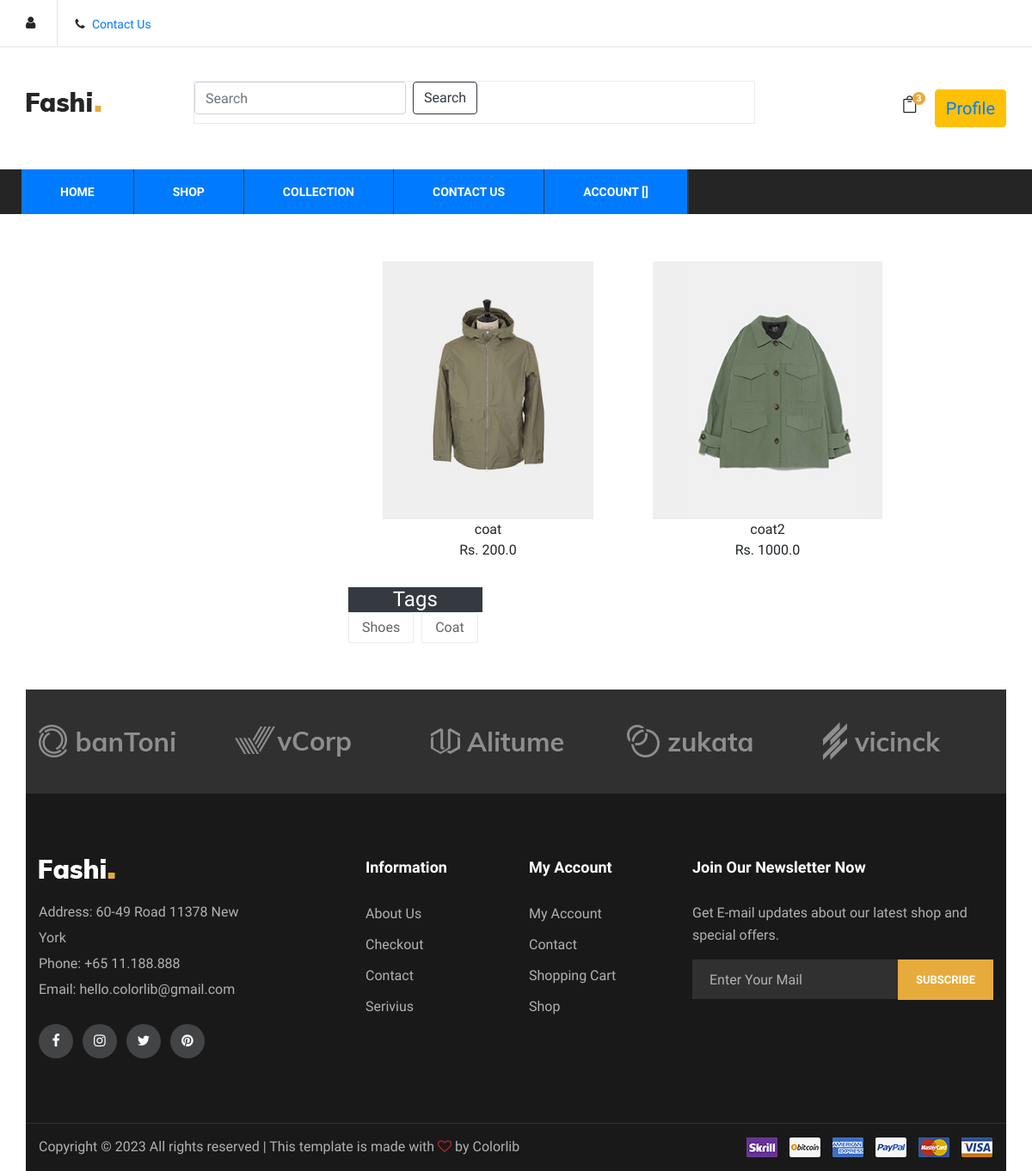
Screenshot of /coat/ with the database file from the repository.
### app/models.py (models this page shows, shortened)
class Product(models.Model):
    title = models.CharField(max_length =100)
    selling_price = models.FloatField()
    discounted_price = models.FloatField()
    brand = models.CharField(max_length = 50)
    category = models.CharField(choices=CATEGORY_CHOICES , max_length=2)
    description = models.TextField()
    product_images = models.ImageField(upload_to = 'productimg/')

### app/views.py (the view)
# urls.py: path('coat/' , views.coat, name= "coat"),
def coat(request):
    coat = Product.objects.filter(category='C')
    return render(request, 'app/coat.html', {'coat': coat})

### app/templates/app/coat.html (shortened to what this page needs)
{% extends 'app/base.html' %}
{% load static %}
{% block main-content %}
<div class="container my-5">
    <div class="row">
        <div class="col-sm-3">
        </div>
        <div class="col-sm-8 offset-sm-1">
            <div class="row">
                {% for product in coat %}
                <div class="col-sm-5 text-center mb-4">
                    <a href="{% url 'product' product.id %}" class="btn">
                        <div class="item">
                            <img src="{{product.product_images.url}}" alt="" height="300" class="">
                            <div class="fw-bold"> {{product.title}}</div>
                            <div class="fw-bold">Rs. {{product.discounted_price}}
                            </div>
                        </div>
                    </a>
                </div>
                {% endfor %}
                <div class="filter-widget">
                    <h4 class = 'text-center btn-dark'>Tags</h4>
                    <div class="fw-tags">
                        <a href="{% url 'shoes' %}">Shoes</a>
                        <a href="{% url 'coat' %}">Coat</a>
                    </div>
            </div>
        </div>
    </div>
</div>
{% endblock main-content %}

### app/static/app/css/style.css (style rules this page uses)
html, body { height: 100%; font-family: "Muli", sans-serif; -webkit-font-smoothing: antialiased; font-smoothing: antialiased; }
h1, h2, h3, h4, h5, h6 { margin: 0; color: #111111; font-weight: 400; font-family: "Muli", sans-serif; }
h4 { font-size: 24px; }
img { max-width: 100%; }
.filter-widget { margin-bottom: 45px; }
.filter-widget .fw-tags a { display: inline-block; font-size: 16px; color: #636363; padding: 5px 15px; border: 1px solid #ebebeb; margin-right: 5px; margin-bottom: 9px; border-radius: 2px; }
@media only screen and (min-width: 1200px) { .container { max-width: 1170px; } }

### rows the page displays
Product: product_images (picture), title "coat", discounted_price "200.0"
Product: product_images (picture), title "coat2", discounted_price "1000.0"
